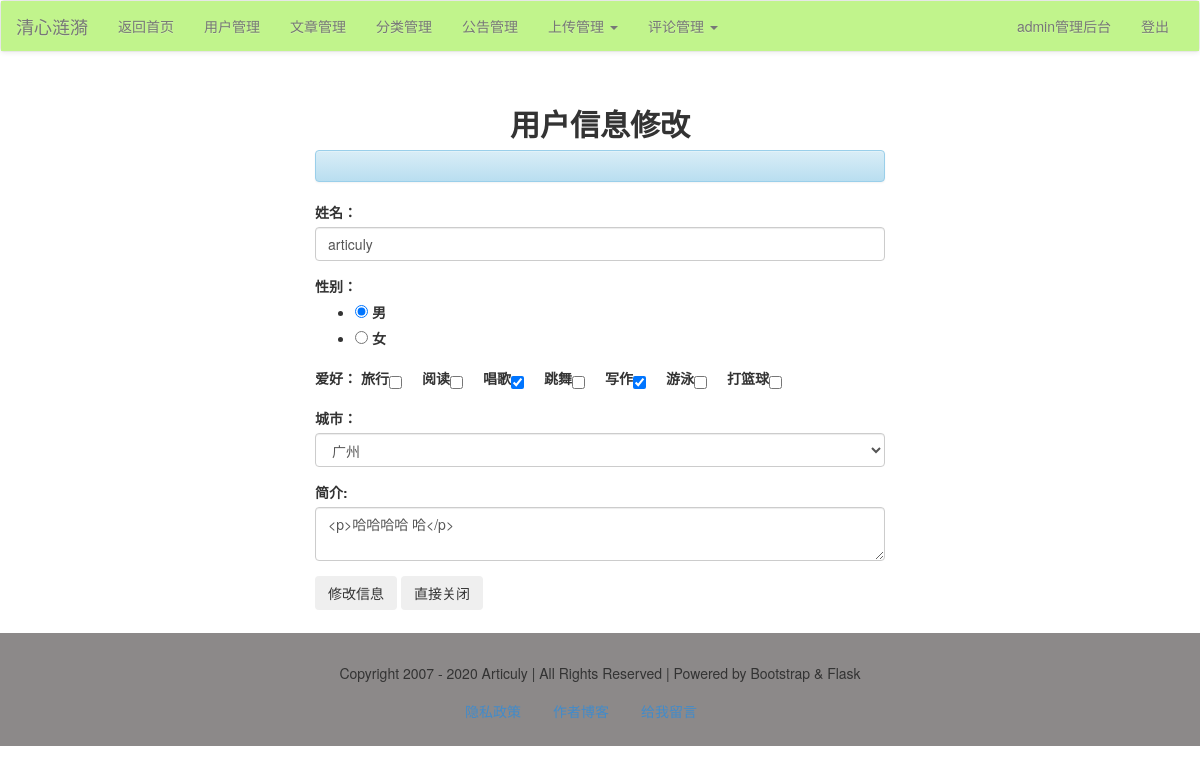
Before: /admin/user/edit/2 (signed in) with the older database file.
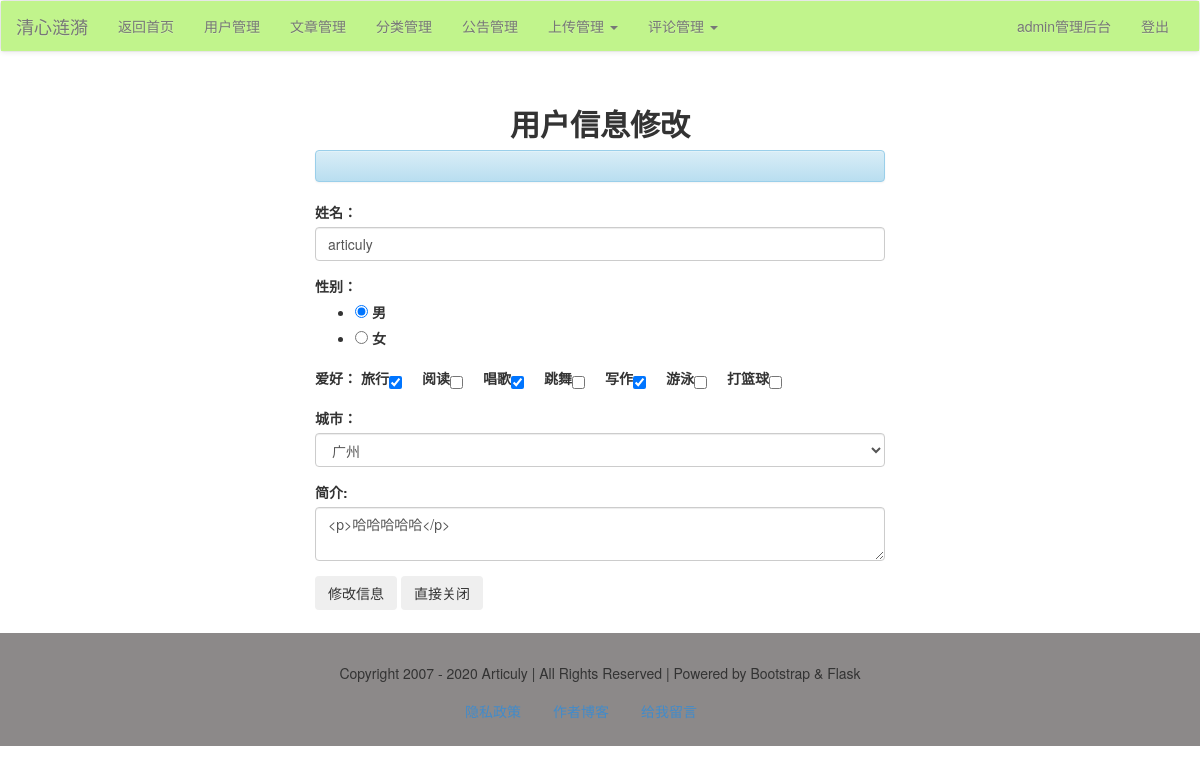
After: the same page with the newer database file.
### models.py (models this page shows, shortened)
class User(db.Model):
    id = db.Column(db.Integer, primary_key=True)
    username = db.Column(db.String)
    password = db.Column(db.String)
    realname = db.Column(db.String)
    sex = db.Column(db.Integer)
    city = db.Column(db.String)
    hobby = db.Column(db.String)
    intro = db.Column(db.String)
    comment = db.relationship('Comment')

### admin/users.py (the view)
@admin_app.route("/user/edit/<int:user_id>", methods=['get', 'post'])
def editUser(user_id):
    form = AdminEditInfoForm()
    user = User.query.get_or_404(user_id)
    print('form data is in')
    if form.validate_on_submit():
        message = {'result': 'fail'}
        user.realname = form.data['name']
        user.sex = form.data['sex']
        user.hobby = ', '.join(form.data['hobby'])
        user.city = form.data['city']
        user.intro = form.data['intro']
        try:
            db.session.commit()
            print('准备提交')
        except Exception as e:
            print(str(e))
        else:
            message['result'] = 'success'
        return jsonify(message)
    elif form.errors:
        print(form.errors)
    else:
        form.name.data = user.realname
        form.sex.data = user.sex
        form.hobby.data = user.hobby.split(', ')
        form.city.data = user.city
        form.intro.data = user.intro
    return render_template("admin/user/user_edit.html", user_id=user_id, form=form)

### forms/account_form.py
class AdminEditInfoForm(FlaskForm):
    name = StringField('姓名：',
                       validators=[DataRequired('真实姓名必填'), BadWords(['admin', 'articuly', '客户服务'], message='不能包括敏感词')],
                       render_kw={'class': 'form-control', 'placeholder': "请填写您的真实姓名"})
    sex = RadioField('性别：', coerce=int,
                     choices=[(1, '男'), (2, '女')])
    hobby = CheckBoxField('爱好：', choices=[('travel', '旅行'), ('reading', '阅读'), ('singing', '唱歌'), ('dancing', '跳舞'),
                                          ('writing', '写作'), ('swimming', '游泳'), ('playing basketball', '打篮球')],
                          render_kw={"class": "checkbox-inline"})
    city = SelectField('城市：', validators=[DataRequired('必须所有城市')],
                       choices=[('', '请选择城市'), ('010', '北京'), ('021', '上海'), ('020', '广州'), ('0755', '深圳'),
                                ('0571', '杭州'), ('023', '重庆'), ('0512', '苏州')],
                       render_kw={'class': 'form-control'})
    intro = CKEditorField('简介:', render_kw={'class': 'form-control'})

### app.py (called while the page is built)
@app.context_processor
def account():
    username = session.get('user')
    return {'username': username}

### templates/admin/user/user_edit.html (shortened to what this page needs)
{% extends "admin/admin_base.html" %}
{% block content %}
    <div class="container-fluid">
        <div class="row">
            <div class="main col-lg-6 col-lg-offset-3 col-md-8 col-md-offset-2 col-sm-10 col-sm-offset-1 col-xs-12">
                <h2 class="text-center"><b>用户信息修改</b></h2>
                <div class="body">
                    <div class="alert alert-info" id="message" role="alert"></div>
                    {% for field in form %}
                        {% if field.widget.input_type!="hidden" %}
                            <div class="form-group">
                                {{ field.label }}
                                {{ field }}
                            </div>
                        {% else %}
                            {{ field }}
                        {% endif %}
                    {% endfor %}
                    <div class="form-group">
                        <input class="btn" type="button" name="submit" id="btn1" value="修改信息"/>
                        <input class="btn" type="button" name="closeTab" onclick="closeTab()" id="btn2" value="直接关闭"/>
                    </div>
                </div>
            </div>
        </div>
    </div>
{% endblock %}

Changed rows visible on the page:
changed User "广州": hobby "☐ ☐ ☑ ☐ ☑ ☐ ☐" → "☑ ☐ ☑ ☐ ☑ ☐ ☐"; intro "<p>哈哈哈哈 哈</p>" → "<p>哈哈哈哈哈</p>"
